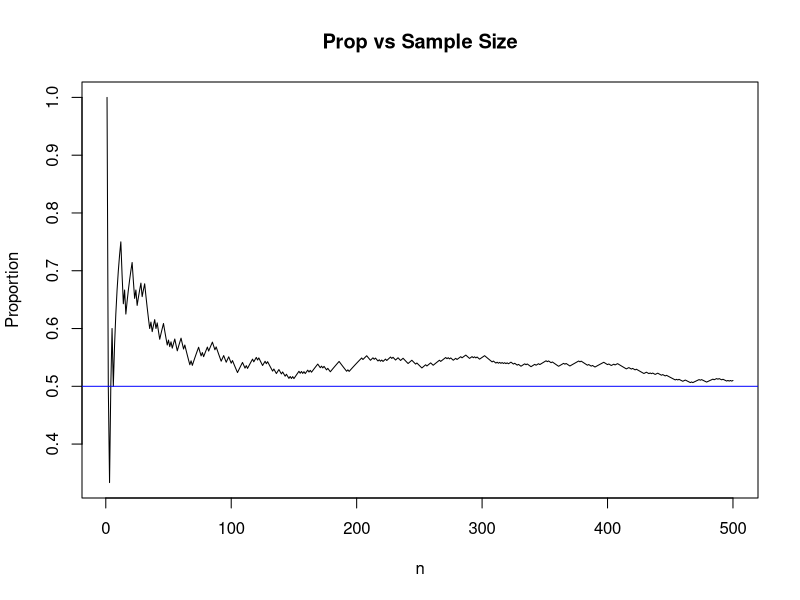
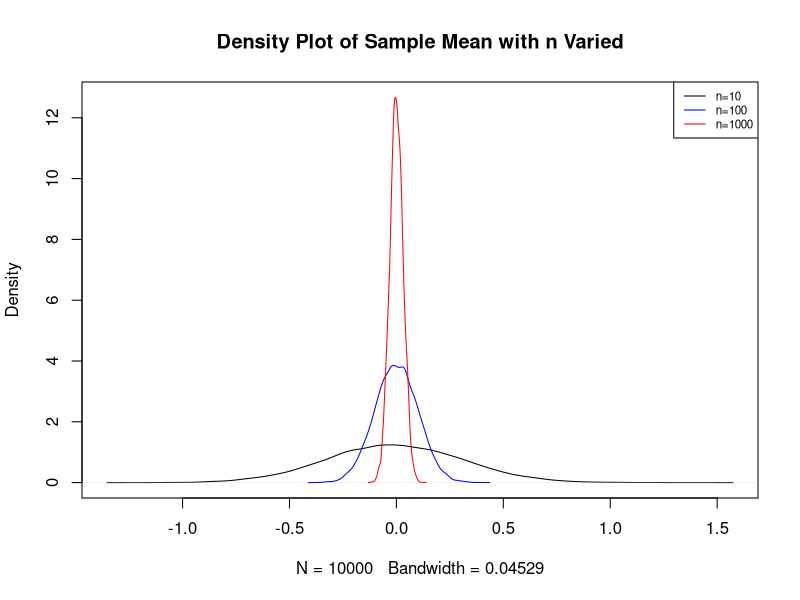
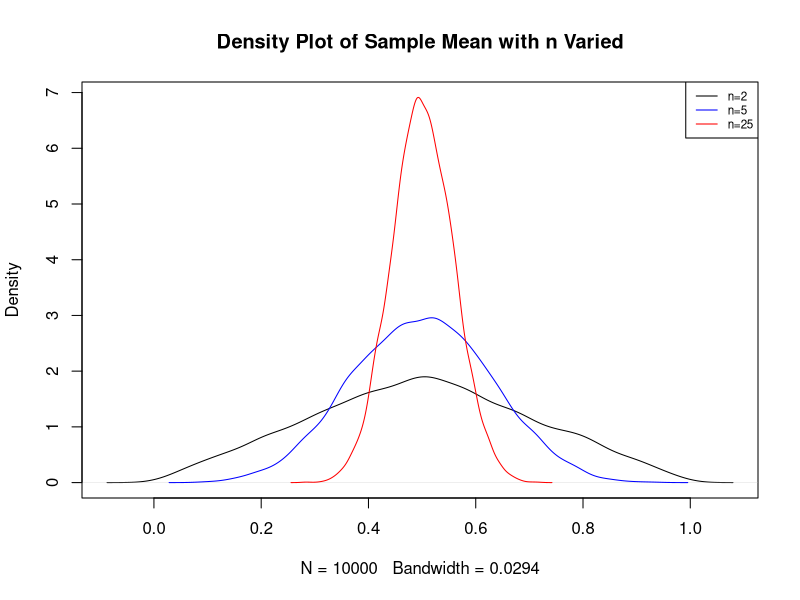
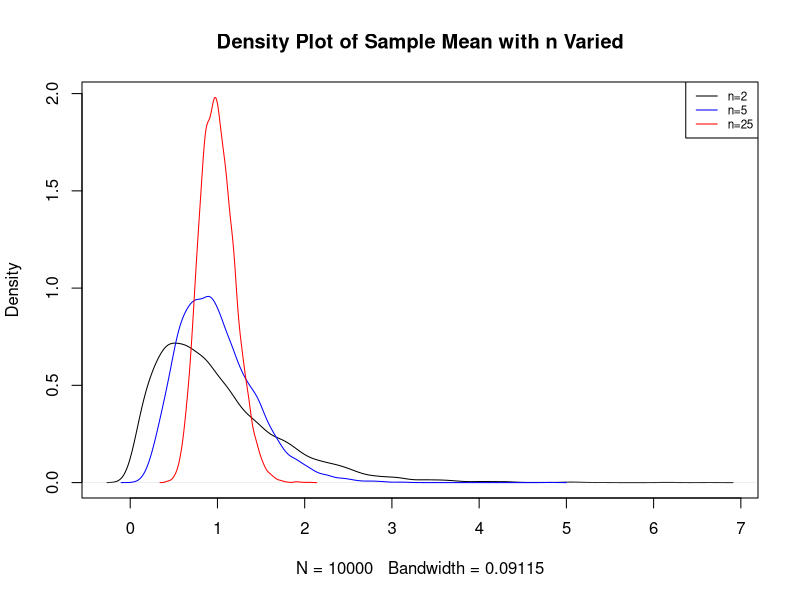

Write R code to recreate these figures, in order.
## ---- chunk 1
n<-500 ##make this big, but not too big otherwise picture is difficult to see

set.seed(23)

X<-rbinom(n,1,0.5) ##simulate 500 flips of fair coin

totals<-cumsum(X) ##count total number of heads after each flip
index<-1:n
props<-totals/index ##find proportion of heads after each flip

##create visual. LLN says that as n gets larger, the value of the sample proportion tends to get closer to 0.5
plot(props, type="l", main="Prop vs Sample Size", ylab="Proportion", xlab="n")
abline(h=0.5, col="blue") ##overlay 0.5 for easy comparison
## ---- chunk 2
set.seed(5)

reps<-10000 ## this is M

Xs<-rnorm(reps) ##generate M values of X

squared.values<-Xs^2 ##square each X

mean(squared.values) ##sample average of squared values. 

##when reps is large, this sample mean should be close to the true E(X^2), which is 1
## ---- chunk 3
set.seed(5)

reps<-10000 ## this is M

Xs<-rnorm(reps) ##generate M values of X

squared.values<-Xs^2 ##square each X

sum(squared.values>1)/reps ##count the number of times X^2 is greater than 1, and divide by M

##alternatively, same result as previous line
mean(squared.values>1)

##when reps is large, this proportion should be close to
1-pchisq(1, df=1)
##it turns out that squaring a standard normal gives a chi-squared distribution with 1 df.
## ---- chunk 4
##function to find sample mean of data from standard normal
sampMean <- function(number){
  mean(rnorm(number))
}

Reps <- 10000

##find the sample means of n data points, with 10000 replicates
repSampMean <- function(number){
  return(replicate(Reps, sampMean(number)))
}

##find the sample means when n = 10, 100, 1000 with 10000 replicates each
results <- sapply(c(10, 100, 1000), repSampMean)

##visualize the sampling distributions of the sample means when n=10, 100, 1000

##set the max limit of the y axis 
max_y1 <- max(density(results[,1])$y, density(results[,2])$y, density(results[,3])$y) 

##n = 10
plot(density(results[,1]), ylim=c(0, max_y1), main="Density Plot of Sample Mean with n Varied")
##n = 100
lines(density(results[,2]), col="blue")
##n = 1000
lines(density(results[,3]), col="red")
legend("topright", legend = c("n=10", "n=100", "n=1000"), col = c("black","blue", "red"), lty = 1, cex=0.7)
## ---- chunk 5
apply(results, 2, mean)
##close to 0
## ---- chunk 6
apply(results, 2, var)
## ---- chunk 7

sampMean_Unif <- function(number){
  mean(runif(number))
}

Reps <- 10000

##find the sample means of n data points, with 10000 replicates
repSampMean_Unif <- function(number){
  return(replicate(Reps, sampMean_Unif(number)))
}

results_Unif <- sapply(c(2, 5, 25), repSampMean_Unif)

##set the max limit of the y axis 
max_y1 <- max(density(results_Unif[,1])$y, density(results_Unif[,2])$y, density(results_Unif[,3])$y) 

##n = 2
plot(density(results_Unif[,1]), ylim=c(0, max_y1), main="Density Plot of Sample Mean with n Varied")
##n = 5
lines(density(results_Unif[,2]), col="blue")
##n = 25
lines(density(results_Unif[,3]), col="red")
legend("topright", legend = c("n=2", "n=5", "n=25"), col = c("black","blue", "red"), lty = 1, cex=0.7)
## ---- chunk 8
sampMean_E <- function(number){
  mean(rexp(number, rate = 1))
}

Reps <- 10000

repSampMean_E <- function(number){
  return(replicate(Reps, sampMean_E(number)))
}

results_E <- sapply(c(2, 5, 25), repSampMean_E)

max_y1 <- max(density(results_E[,1])$y, density(results_E[,2])$y, density(results_E[,3])$y) 

plot(density(results_E[,1]), ylim=c(0, max_y1), main="Density Plot of Sample Mean with n Varied")
lines(density(results_E[,2]), col="blue")
lines(density(results_E[,3]), col="red")
legend("topright", legend = c("n=2", "n=5", "n=25"), col = c("black","blue", "red"), lty = 1, cex=0.7)
